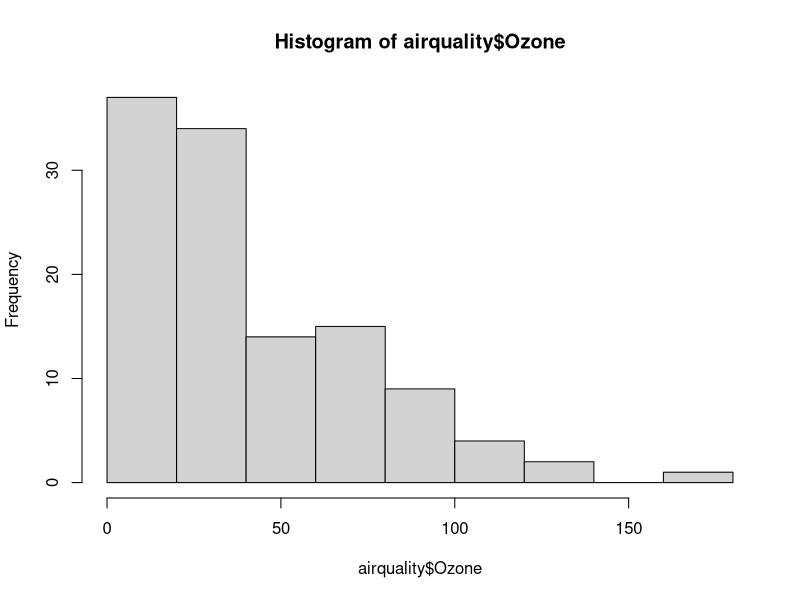
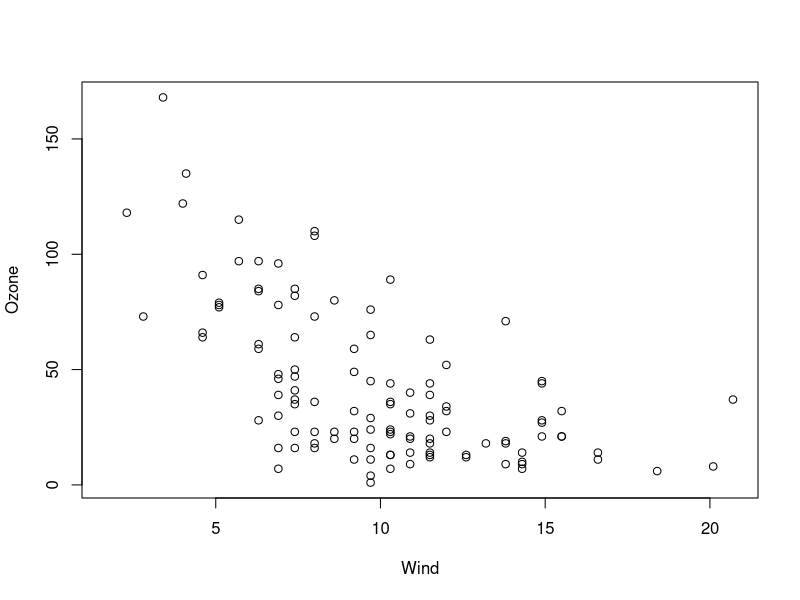
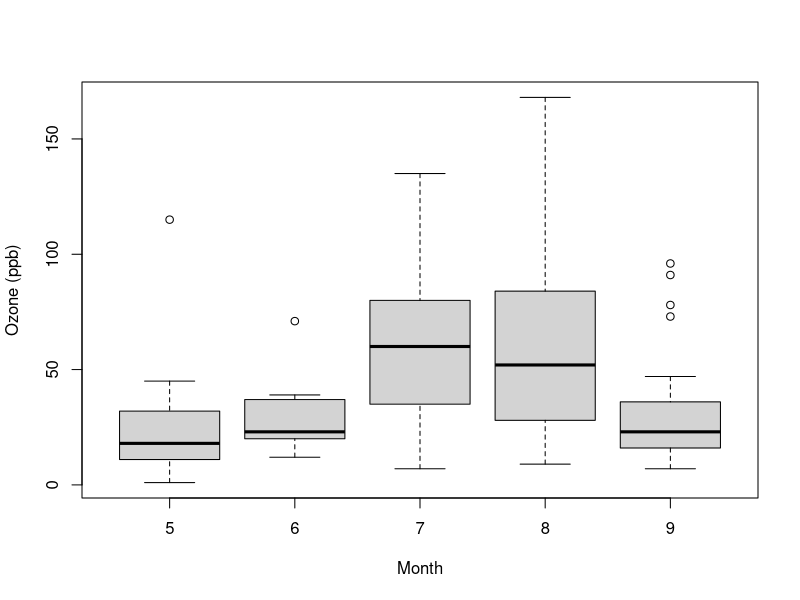
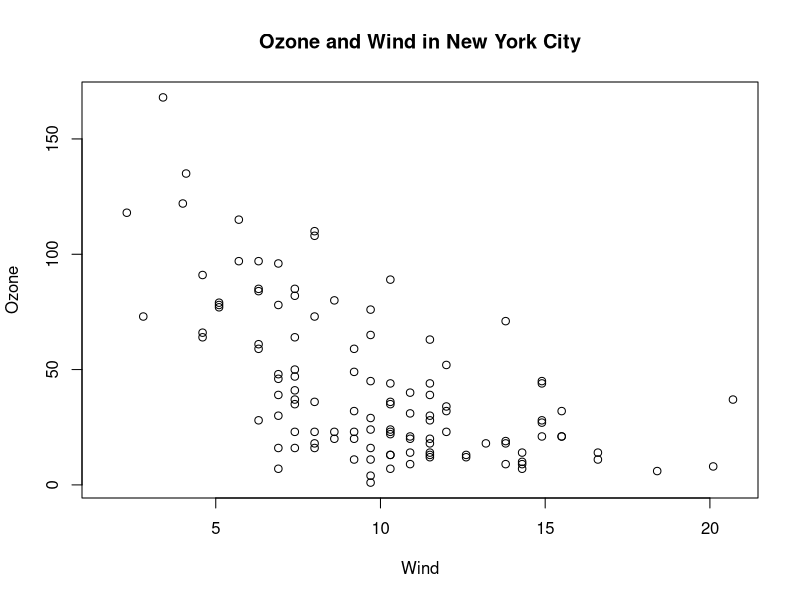
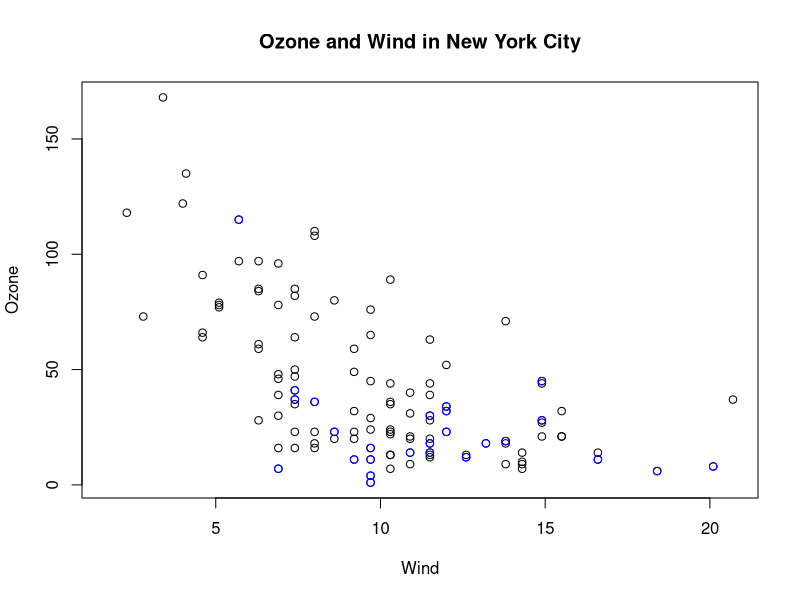
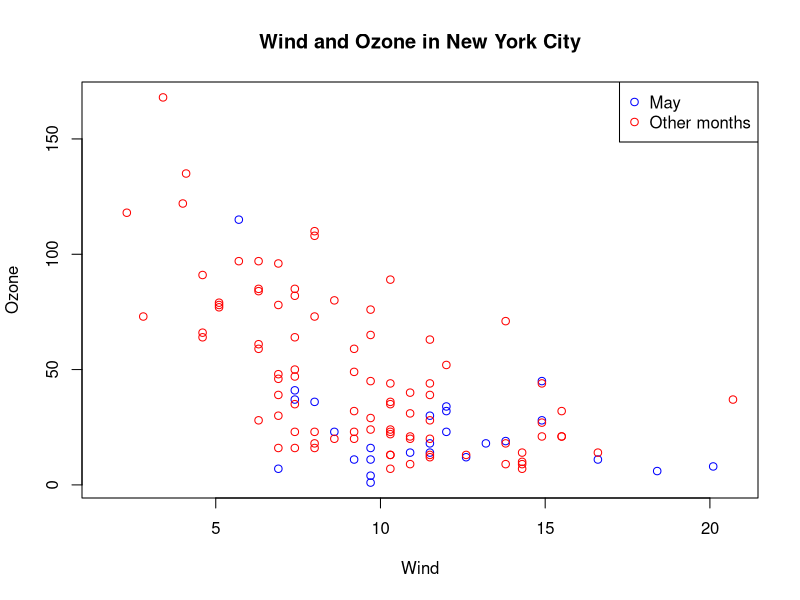
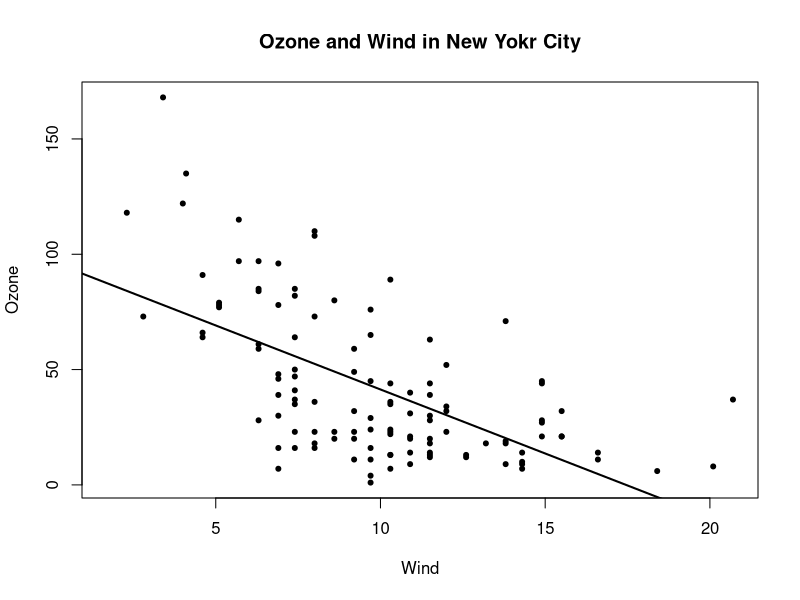
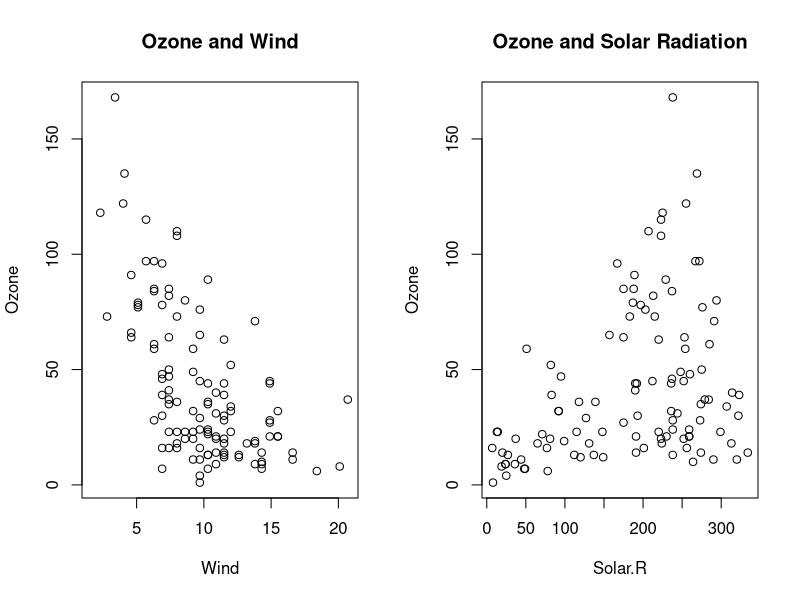

Recreate these plots in R, in order.
library(datasets)
hist(airquality$Ozone)
with(airquality, plot(Wind, Ozone))
airquality <- transform(airquality, Month = factor(Month))
boxplot(Ozone ~ Month, airquality, xlab = 'Month', ylab = 'Ozone (ppb)')

        # important parameters
# pch - plotting symbol
# lty - line type
# lwd - line width
# col - plotting color. colors() gives list
# xlab - x-axis label
# ylab

        # important global parameters for par()
# las - orientation of the axis label
# bg - background color
# mar - margin size
# oma - outer margin size
# mfrow - number of plots per row, column (filled row-wise)
# mfcol - number of plots per row, column (filled column-wise)

# defaults
par('lty')
par('col')
par('pch')
par('bg')
par('mar') # bottom and clockwise
par('mfrow')



# base plotting functions
# plot - make a scatterplot
# lines - add lines. may also connect dots
# points - add points
# text - add labels
# title - add annotations outside plot
# mtext - add text to the margins
# axis - add axis ticks/labels

library(datasets)
with(airquality, plot(Wind, Ozone))
title(main = "Ozone and Wind in New York City")

with(airquality, plot(Wind, Ozone, main = "Ozone and Wind in New York City"))
with(subset(airquality, Month == 5), points(Wind, Ozone, col = 'blue'))

with(airquality, plot(Wind, Ozone, main = 'Wind and Ozone in New York City', type = 'n'))
with(subset(airquality, Month == 5), points(Wind, Ozone, col = 'blue'))
with(subset(airquality, Month != 5), points(Wind, Ozone, col = 'red'))
legend('topright', pch = 1, col = c('blue', 'red'), legend = c('May', 'Other months'))

with(airquality, plot(Wind, Ozone, main = "Ozone and Wind in New Yokr City", pch = 20))
model <- lm(Ozone ~ Wind, airquality)
abline(model, lwd = 2)

par(mfrow = c(1, 2))
with(airquality, {
    plot(Wind, Ozone, main = 'Ozone and Wind')
    plot(Solar.R, Ozone, main = 'Ozone and Solar Radiation')
})

par(mfrow = c(1, 3), mar = c(4, 4, 2, 1), oma = c(0, 0, 2, 0))
with(airquality, {
    plot(Wind, Ozone, main = 'Ozone and Wind')
    plot(Solar.R, Ozone, main = 'Ozone and Solar Radiation')
    plot(Temp, Ozone, main = 'Ozone and Temperature')
    mtext('Ozone and Weather in New York City', outer = T)
})